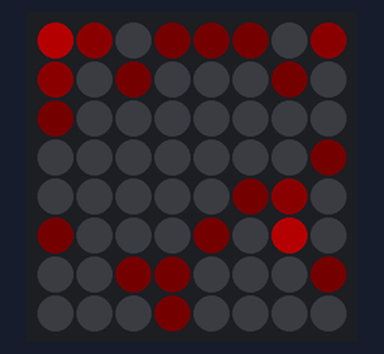
The program below on a simulated Arduino Nano 33 IoT. On the bench: 8×8 RGB LED matrix (first LED top left, wired row by row). Dim RGB values are drawn brighter than linear.

Above: at 0.45 s.
At 1.05 s:
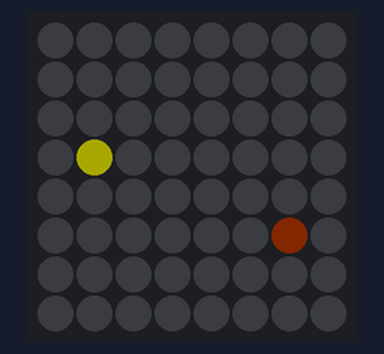
At 1.65 s:
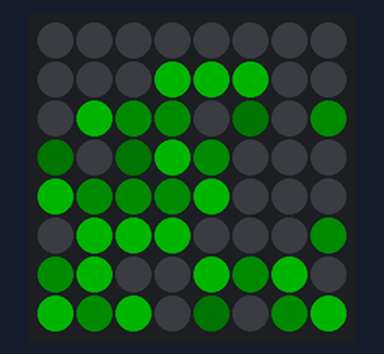
At 2.25 s:
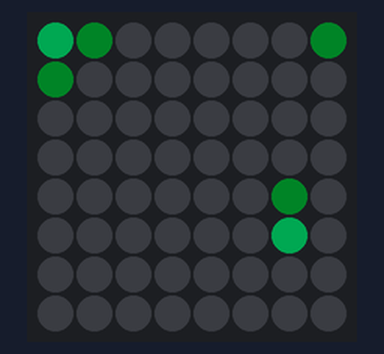
At 3.15 s:
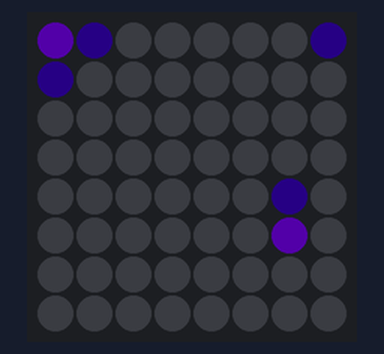

Measured:
- by itself, everything shown: repeats every 3.6 s, in 12 steps

The program:

main.cpp
```cpp
#include <Arduino.h>
#include <FastLED.h>

#define LED_PIN 3

#define COLOR_ORDER GRB
#define CHIPSET WS2811

#define BRIGHTNESS 64

// Params for width and height
const uint8_t kMatrixWidth = 8;
const uint8_t kMatrixHeight = 8;

#define NUM_LEDS (kMatrixWidth * kMatrixHeight)
CRGB leds[NUM_LEDS];
#define LAST_VISIBLE_LED 45
uint8_t XY(uint8_t x, uint8_t y)
{
  // any out of bounds address maps to the first hidden pixel
  if ((x >= kMatrixWidth) || (y >= kMatrixHeight))
  {
    return (LAST_VISIBLE_LED + 1);
  }

  const uint8_t XYTable[] = {
      0, 8, 46, 51, 55, 59, 30, 38,
      1, 9, 16, 52, 56, 27, 31, 39,
      2, 10, 17, 19, 23, 28, 32, 40,
      3, 11, 18, 20, 24, 29, 33, 41,
      4, 12, 47, 21, 25, 60, 34, 42,
      5, 13, 48, 22, 26, 61, 35, 43,
      6, 14, 49, 53, 57, 62, 36, 44,
      7, 15, 50, 54, 58, 63, 37, 45};

  uint8_t i = (y * kMatrixWidth) + x;
  uint8_t j = XYTable[i];
  return j;
}
uint8_t _pattern = 0;
uint8_t hue = 0;
void drawCircle(int xc, int yc, int r, CRGB color)
{
  int x = -r;
  int y = 0;
  int e = 2 - (2 * r);
  do
  {
    leds[XY(xc + x, yc - y)] = color;
    leds[XY(xc - x, yc + y)] = color;
    leds[XY(xc + y, yc + x)] = color;
    leds[XY(xc - y, yc - x)] = color;
    int _e = e;
    if (_e <= y)
      e += (++y * 2) + 1;
    if ((_e > x) || (e > y))
      e += (++x * 2) + 1;
  } while (x < 0);
}

void drawPattern(uint8_t pattern)
{
  drawCircle(kMatrixWidth / 2, kMatrixHeight / 2, pattern, CHSV(hue, 255, 255));
}

void setup()
{
  FastLED.addLeds<CHIPSET, LED_PIN, COLOR_ORDER>(leds, NUM_LEDS).setCorrection(TypicalSMD5050);
  FastLED.setBrightness(BRIGHTNESS);
}

void loop()
{
  void drawCircle(int xc, int yc, int r, CRGB color);
  void drawPattern(uint8_t pattern);
  fadeToBlackBy(leds, NUM_LEDS, 20);
  EVERY_N_MILLISECONDS(50)
  {
    if (_pattern == 8)
      hue += 32;
    _pattern = (_pattern + 1) % 9;
    drawPattern(_pattern);
  }
  FastLED.show();
}
```
